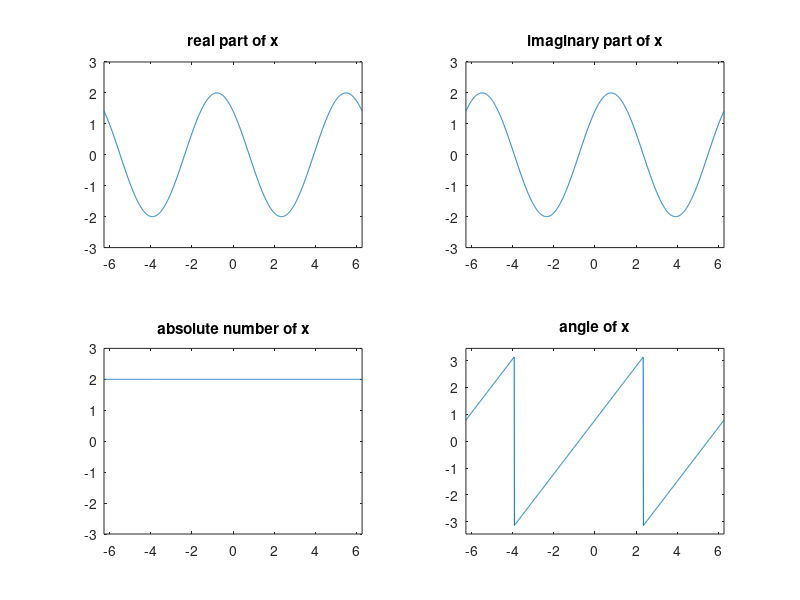

Write the MATLAB code that produced this figure.
n=-2*pi:0.01:2*pi;
x=2*exp(j.*n+0.25*pi*j);
subplot(221)
plot(n,real(x)); % x的实部
title('real part of x');
axis([-2*pi,2*pi,-3,3]);
subplot(222)
plot(n,imag(x)); % x的虚部
title('imaginary part of x');
axis([-2*pi,2*pi,-3,3]);
subplot(223)
plot(n,abs(x)); % 模
title('absolute number of x');
axis([-2*pi,2*pi,-3,3]);
subplot(224)
plot(n,angle(x)); % 幅角
title('angle of x');
axis([-2*pi,2*pi,-1.1*pi,1.1*pi]);
